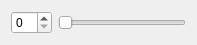
<?xml version="1.0" encoding="UTF-8"?>
<ui version="4.0">
 <class>CustomWidget</class>
 <widget class="QWidget" name="CustomWidget">
  <property name="geometry">
   <rect>
    <x>0</x>
    <y>0</y>
    <width>197</width>
    <height>36</height>
   </rect>
  </property>
  <property name="windowTitle">
   <string>Form</string>
  </property>
  <layout class="QHBoxLayout" name="horizontalLayout">
   <item>
    <widget class="QSpinBox" name="spinBox"/>
   </item>
   <item>
    <widget class="QSlider" name="horizontalSlider">
     <property name="orientation">
      <enum>Qt::Orientation::Horizontal</enum>
     </property>
    </widget>
   </item>
  </layout>
 </widget>
 <resources/>
 <connections/>
</ui>
